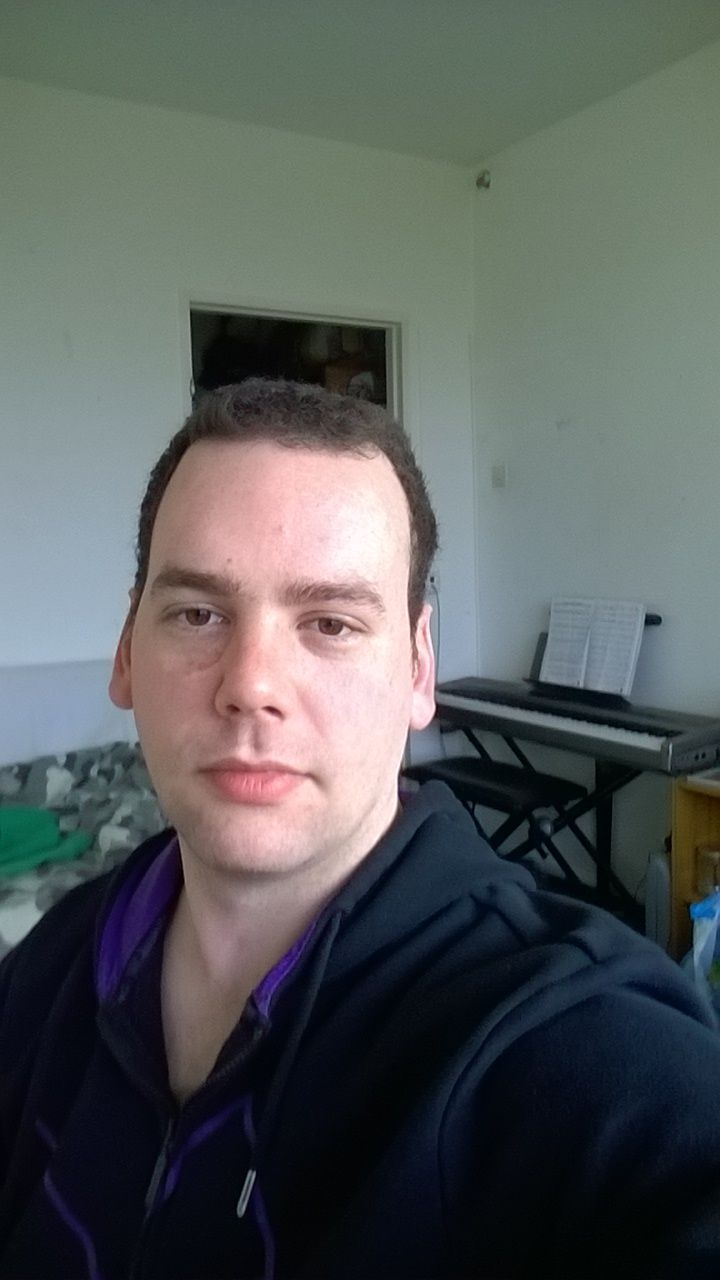
#> input picture roy.jpeg, 720 x 1280 px
$ python learning3_drawing.py
#> lines starting #> are read from the running program, lines starting #| are printed output that depends on the picture
#drawing on images with opencv. this is more efficient than matplotlib
import numpy as np
import cv2

img = cv2.imread('roy.jpeg', cv2.IMREAD_COLOR)
#> img is the input picture: shape (1280, 720, 3); mean B, G, R 92, 92.7, 88.1
    #this code simply draws LINE like in learning1 with plt.
    # the args in this function are:
    # img, start line, end line, color BGR, line width
cv2.line(img, (0,0), (150, 150), (255, 255, 255), 15)
    #this does the same thing but as a RECTANGLE instead of line
    # arguments are:
    # img, topleft corner, bottom right corner, color, width
cv2.rectangle(img, (15, 25), (200, 150), (0,255,0), 5)
    # draws a CIRCLE with the arguemns:
    # img, center, radius, color and line width or -1 for filled
cv2.circle(img, (100, 63), 55, (0,0,255), -1)
    # make a POLYGON by using a np array, arguments are:
    # img, pnt_array, connected, color, linewidth
pts = np.array([[10,5],[20,30],[70,20],[50,10]], np.int32)
#pts = pts.reshape((-1,  1, 2)) #reshapes datatype
cv2.polylines(img, [pts], True, (0, 255, 255), 3)

    # this writes TEXT to the image, by making a font and then use it with
    # the keyword, which ahs the arguments
    # img, text, position, font, size, color, thickness, anti aliasing
font = cv2.FONT_HERSHEY_SIMPLEX
cv2.putText(img, 'OpenCV Tuts!', (0, 130), font, 1, (200, 255, 255), 2, cv2.LINE_AA)
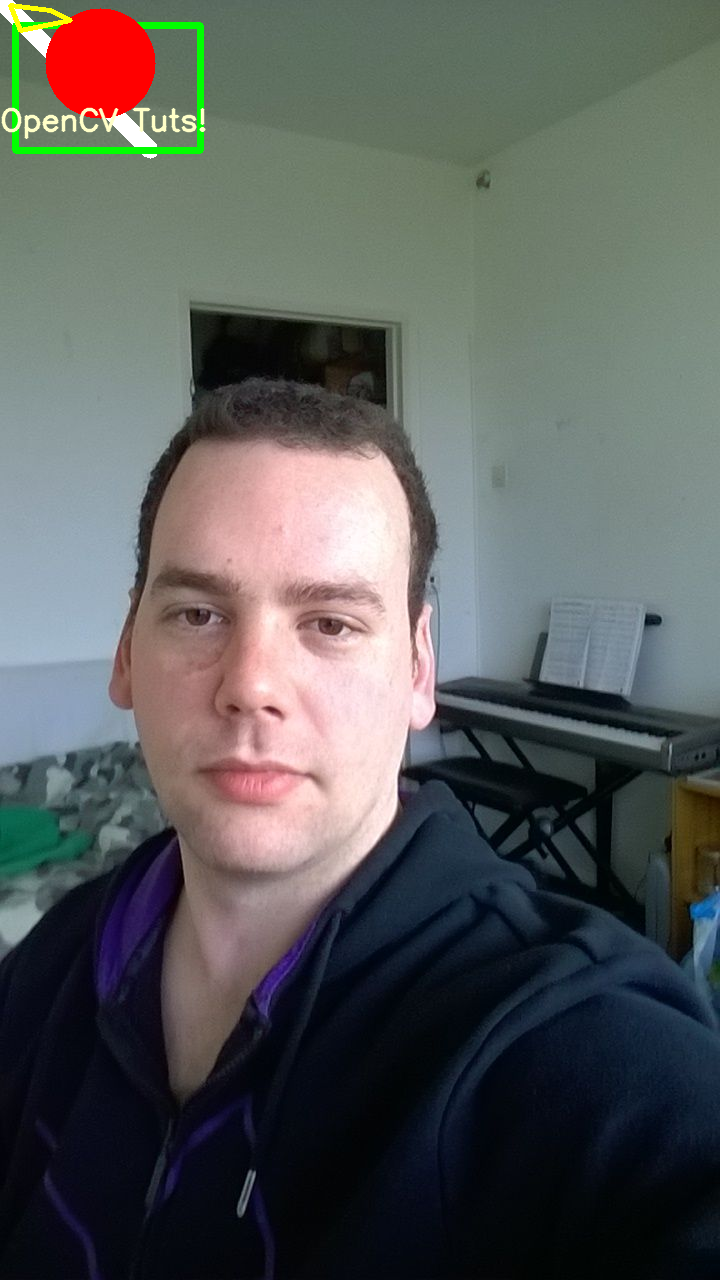
#> img: shape (1280, 720, 3); mean B, G, R 91, 92.6, 90

    #

cv2.imshow('image', img)
cv2.waitKey(0)
cv2.destroyAllWindows()
